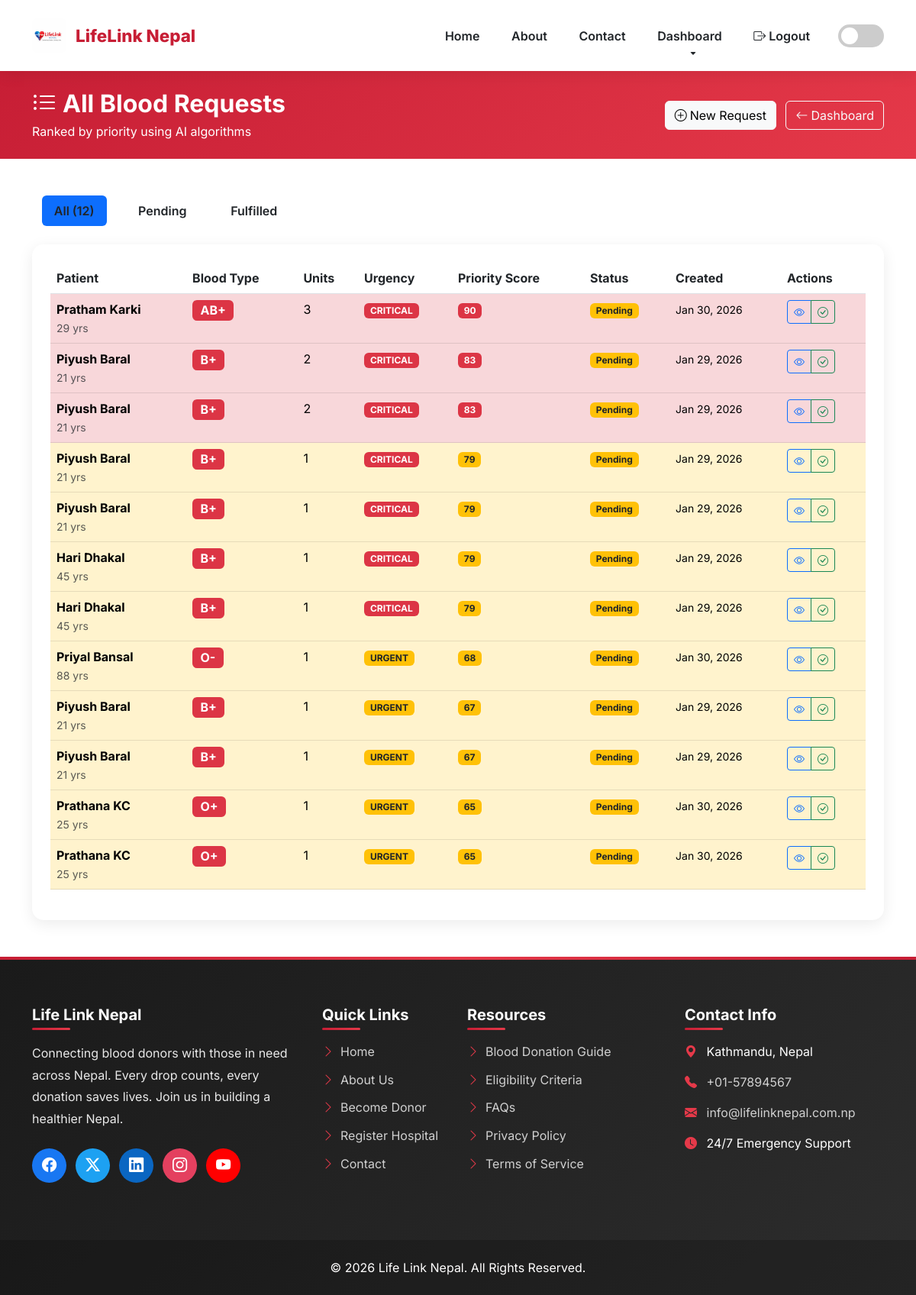
The app's page /hospitals/requests/ (signed in) with its own data.
### hospitals/models.py (models this page shows, shortened)
class BloodRequest(models.Model):
    URGENCY_CHOICES = [
        ('critical', 'Critical - Life Threatening'),
        ('urgent', 'Urgent - Within 24 Hours'),
        ('normal', 'Normal - Within 48 Hours'),
    ]
    STATUS_CHOICES = [
        ('pending', 'Pending'),
        ('fulfilled', 'Fulfilled'),
        ('cancelled', 'Cancelled'),
    ]
    BLOOD_TYPE_CHOICES = [
        ('A+', 'A+'), ('A-', 'A-'),
        ('B+', 'B+'), ('B-', 'B-'),
        ('O+', 'O+'), ('O-', 'O-'),
        ('AB+', 'AB+'), ('AB-', 'AB-'),
    ]
    hospital = models.ForeignKey(HospitalProfile, on_delete=models.CASCADE, related_name='blood_requests')
    blood_type = models.CharField(max_length=3, choices=BLOOD_TYPE_CHOICES)
    units_needed = models.IntegerField(default=1)
    urgency_level = models.CharField(max_length=10, choices=URGENCY_CHOICES, default='normal')
    patient_name = models.CharField(max_length=200)
    patient_age = models.IntegerField(null=True, blank=True)
    condition = models.TextField(blank=True, help_text="Patient's medical condition")
    notes = models.TextField(blank=True)
    status = models.CharField(max_length=10, choices=STATUS_CHOICES, default='pending')
    created_at = models.DateTimeField(auto_now_add=True)
    updated_at = models.DateTimeField(auto_now=True)
    required_by = models.DateTimeField(null=True, blank=True)
    class Meta:
        ordering = ['-created_at']
        verbose_name = 'Blood Request'
        verbose_name_plural = 'Blood Requests'

### hospitals/views.py (the view)
# urls.py: path('requests/', views.all_blood_requests, name='all_blood_requests'),
@role_required('hospital')
def all_blood_requests(request):
    hospital_profile = request.user.hospitalprofile
    status = request.GET.get('status', 'all')
    blood_requests = BloodRequest.objects.filter(hospital=hospital_profile).order_by('-created_at')
    if status and status != 'all':
        allowed = ['pending', 'fulfilled', 'cancelled', 'matched', 'completed']
        if status in allowed:
            blood_requests = blood_requests.filter(status=status)
    ranked_requests = run_priority_algorithm(blood_requests)
    context = {
        'hospital': hospital_profile,
        'ranked_requests': ranked_requests,
        'status': status,
    }
    return render(request, 'hospitals/all_blood_requests.html', context)

### algorithms/priority.py (called while the page is built)
def calculate_urgency_score(urgency_level):
    urgency_mapping = {
        'critical': 100,
        'urgent': 70,
        'normal': 40,
    }
    return urgency_mapping.get(urgency_level, 40)

def calculate_time_score(created_at):
    now = timezone.now()  # This is timezone-aware
    if timezone.is_naive(created_at):
        created_at = timezone.make_aware(created_at)
    time_waiting = now - created_at
    hours_waiting = time_waiting.total_seconds() / 3600
    if hours_waiting >= 24:
        return 100
    elif hours_waiting >= 12:
        return 80
    elif hours_waiting >= 6:
        return 60
    elif hours_waiting >= 3:
        return 40
    elif hours_waiting >= 1:
        return 20
    else:
        return 0

def calculate_units_score(units_needed):
    if units_needed >= 5:
        return 100
    elif units_needed >= 4:
        return 80
    elif units_needed >= 3:
        return 60
    elif units_needed >= 2:
        return 40
    else:
        return 20

def calculate_blood_rarity_score(blood_type):
    rarity_mapping = {
        'AB-': 100,  # Rarest
        'B-': 90,
        'AB+': 80,
        'A-': 70,
        'O-': 60,   # Universal donor but still rare
        'B+': 50,
        'A+': 40,
        'O+': 30,   # Most common
    }
    return rarity_mapping.get(blood_type, 50)

### templates/hospitals/all_blood_requests.html (shortened to what this page needs)
{% extends 'base.html' %}
{% load static %}
{% block content %}
<section class="py-4" style="background: linear-gradient(135deg, #c71e35 0%, #e53949 100%);">
    <div class="container">
        <div class="d-flex justify-content-between align-items-center text-white flex-wrap">
            <div>
                <h2 class="fw-bold mb-1">
                    <i class="bi bi-list-ul me-2"></i>All Blood Requests
                </h2>
                <p class="mb-0">Ranked by priority using AI algorithms</p>
            </div>
            <div>
                <a href="{% url 'create_blood_request' %}" class="btn btn-light me-2">
                    <i class="bi bi-plus-circle me-1"></i>New Request
                </a>
                <a href="{% url 'hospital_dashboard' %}" class="btn btn-outline-light">
                    <i class="bi bi-arrow-left me-1"></i>Dashboard
                </a>
            </div>
        </div>
    </div>
</section>
<section class="py-5">
    <div class="container">
        {% if ranked_requests %}
            <ul class="nav nav-pills mb-4">
                <li class="nav-item">
                    <a class="nav-link active" href="?status=all">All ({{ ranked_requests|length }})</a>
                </li>
                <li class="nav-item">
                    <a class="nav-link" href="?status=pending">Pending</a>
                </li>
                <li class="nav-item">
                    <a class="nav-link" href="?status=fulfilled">Fulfilled</a>
                </li>
            </ul>
            <div class="info-card">
                <div class="table-responsive">
                    <table class="table table-hover">
                        <thead>
                            <tr>
                                <th>Patient</th>
                                <th>Blood Type</th>
                                <th>Units</th>
                                <th>Urgency</th>
                                <th>Priority Score</th>
                                <th>Status</th>
                                <th>Created</th>
                                <th>Actions</th>
                            </tr>
                        </thead>
                        <tbody>
                            {% for item in ranked_requests %}
                            <tr class="
                                {% if item.priority_level == 'critical' %}table-danger
                                {% elif item.priority_level == 'high' %}table-warning
                                {% endif %}">
                                <td>
                                    <strong>{{ item.request.patient_name }}</strong><br>
                                    <small class="text-muted">{{ item.request.patient_age|default:"N/A" }} yrs</small>
                                </td>
                                <td><span class="badge bg-danger fs-6">{{ item.request.blood_type }}</span></td>
                                <td>{{ item.request.units_needed }}</td>
                                <td>
                                    <span class="badge
                                        {% if item.request.urgency_level == 'critical' %}bg-danger
                                        {% elif item.request.urgency_level == 'urgent' %}bg-warning text-dark
                                        {% else %}bg-success{% endif %}">
                                        {{ item.request.urgency_level|upper }}
                                    </span>
                                </td>
                                <td>
                                    <span class="badge
                                        {% if item.priority_level == 'critical' %}bg-danger
                                        {% elif item.priority_level == 'high' %}bg-warning text-dark
                                        {% else %}bg-info{% endif %}">
                                        {{ item.priority_score|floatformat:0 }}
                                    </span>
                                </td>
                                <td>
                                    <span class="badge
                                        {% if item.request.status == 'fulfilled' %}bg-success
                                        {% elif item.request.status == 'pending' %}bg-warning text-dark
                                        {% else %}bg-secondary{% endif %}">
                                        {{ item.request.status|title }}
                                    </span>
                                </td>
                                <td>
                                    <small>{{ item.request.created_at|date:"M d, Y" }}</small>
                                </td>
                                <td>
                                    <div class="btn-group btn-group-sm">
                                        <a href="{% url 'view_blood_request' item.request.id %}"
                                           class="btn btn-outline-primary" title="View">
                                            <i class="bi bi-eye"></i>
                                        </a>
                                        {% if item.request.status == 'pending' %}
                                        <a href="{% url 'mark_fulfilled' item.request.id %}"
                                           class="btn btn-outline-success" title="Mark Fulfilled">
                                            <i class="bi bi-check-circle"></i>
                                        </a>
                                        {% endif %}
                                    </div>
                                </td>
                            </tr>
                            {% endfor %}
                        </tbody>
                    </table>
                </div>
            </div>
        {% endif %}
    </div>
</section>
{% endblock %}

### templates/hospitals/all_blood_requests.html (style rules this page uses)
.info-card { background: white; border-radius: 15px; padding: 1.5rem; box-shadow: 0 5px 20px rgba(0,0,0,0.08); }

### templates/base.html (style rules this page uses)
:root { --primary-red: #c71e35; --secondary-red: #e53949; --dark-red: #9b1728; --facebook: #1877f2; --twitter: #1da1f2; --linkedin: #0a66c2; --instagram: #e4405f; --youtube: #ff0000; }
* { margin: 0; padding: 0; box-sizing: border-box; }
body { font-family: 'Inter', sans-serif; transition: background 0.3s, color 0.3s; overflow-x: hidden; }
.nav-link { color: #212529 !important; font-weight: 600; margin: 0 0.8rem; position: relative; transition: color 0.3s ease; font-size: 1rem; }
.nav-link::after { content: ''; position: absolute; bottom: -5px; left: 50%; width: 0; height: 3px; background: linear-gradient(90deg, var(--primary-red), var(--secondary-red)); transition: all 0.3s ease; transform: translateX(-50%); border-radius: 2px; }

### records on screen
BloodRequest: request.patient_name "Pratham Karki", request.patient_age "29", request.blood_type "AB+", request.units_needed "3", request.urgency_level "CRITICAL", priority_score "90", request.status "Pending", request.created_at "Jan 30, 2026"
BloodRequest: request.patient_name "Piyush Baral", request.patient_age "21", request.blood_type "B+", request.units_needed "2", request.urgency_level "CRITICAL", priority_score "83", request.status "Pending", request.created_at "Jan 29, 2026"
BloodRequest: request.patient_name "Piyush Baral", request.patient_age "21", request.blood_type "B+", request.units_needed "2", request.urgency_level "CRITICAL", priority_score "83", request.status "Pending", request.created_at "Jan 29, 2026"
BloodRequest: request.patient_name "Piyush Baral", request.patient_age "21", request.blood_type "B+", request.units_needed "1", request.urgency_level "CRITICAL", priority_score "79", request.status "Pending", request.created_at "Jan 29, 2026"
BloodRequest: request.patient_name "Piyush Baral", request.patient_age "21", request.blood_type "B+", request.units_needed "1", request.urgency_level "CRITICAL", priority_score "79", request.status "Pending", request.created_at "Jan 29, 2026"
BloodRequest: request.patient_name "Hari Dhakal", request.patient_age "45", request.blood_type "B+", request.units_needed "1", request.urgency_level "CRITICAL", priority_score "79", request.status "Pending", request.created_at "Jan 29, 2026"
BloodRequest: request.patient_name "Hari Dhakal", request.patient_age "45", request.blood_type "B+", request.units_needed "1", request.urgency_level "CRITICAL", priority_score "79", request.status "Pending", request.created_at "Jan 29, 2026"
BloodRequest: request.patient_name "Priyal Bansal", request.patient_age "88", request.blood_type "O-", request.units_needed "1", request.urgency_level "URGENT", priority_score "68", request.status "Pending", request.created_at "Jan 30, 2026"
BloodRequest: request.patient_name "Piyush Baral", request.patient_age "21", request.blood_type "B+", request.units_needed "1", request.urgency_level "URGENT", priority_score "67", request.status "Pending", request.created_at "Jan 29, 2026"
BloodRequest: request.patient_name "Piyush Baral", request.patient_age "21", request.blood_type "B+", request.units_needed "1", request.urgency_level "URGENT", priority_score "67", request.status "Pending", request.created_at "Jan 29, 2026"
BloodRequest: request.patient_name "Prathana KC", request.patient_age "25", request.blood_type "O+", request.units_needed "1", request.urgency_level "URGENT", priority_score "65", request.status "Pending", request.created_at "Jan 30, 2026"
BloodRequest: request.patient_name "Prathana KC", request.patient_age "25", request.blood_type "O+", request.units_needed "1", request.urgency_level "URGENT", priority_score "65", request.status "Pending", request.created_at "Jan 30, 2026"

### other values on screen
{{ ranked_requests|length }} "12"
